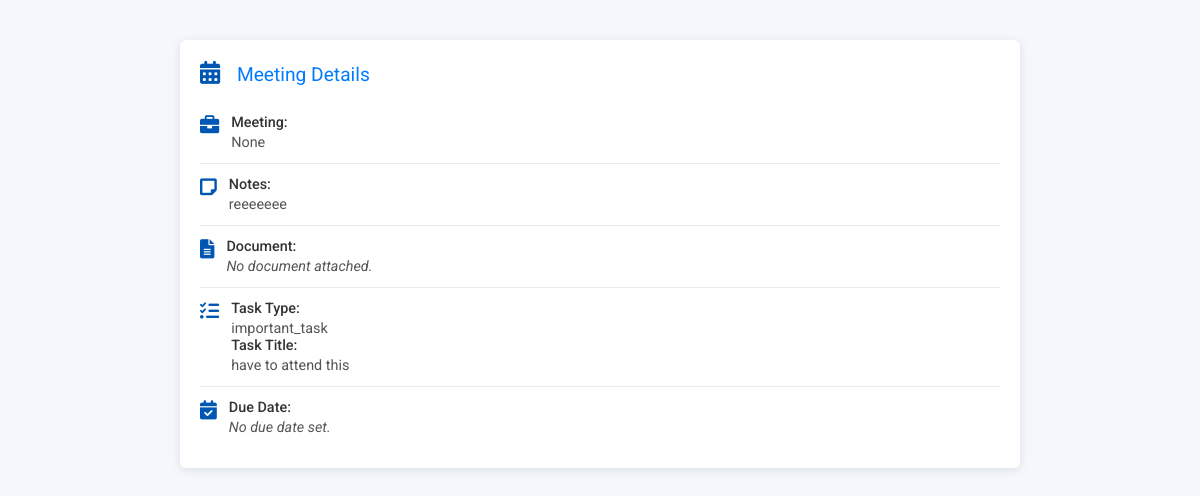
Screenshot of /meet/detail/1/ with the database file from the repository.
### meet/models.py (models this page shows)
class Docs(models.Model):
    meeting=models.ForeignKey(Meeting, null=True,on_delete=models.SET_NULL,related_name='docs')
    user=models.ForeignKey(User, null=True,on_delete=models.SET_NULL)
    notes=models.TextField(blank=True)
    documents=models.FileField(upload_to='mmeting_docs', blank=True)
    task=models.CharField(max_length=1000,null=True, blank=True)
    task_title=models.CharField(max_length=100, null=True, blank=True)
    due_date = models.DateTimeField(null=True, blank=True)

### meet/views.py (the view)
# urls.py: path('detail/<int:pk>/', detail_stuff_view, name='detail'),
def detail_stuff_view(request,pk):
    stuff=get_object_or_404(Docs, pk=pk)
    return render(request,'task/detail_tuff.html',{'stuff':stuff})

### meet/templates/task/detail_tuff.html (shortened to what this page needs)
<!DOCTYPE html>
<html lang="en">
<head>
  <link rel="stylesheet" href="https://cdnjs.cloudflare.com/ajax/libs/font-awesome/6.0.0-beta3/css/all.min.css">
</head>
<body>
<div class="container">
  <div class="header">
    <span class="icon"><i class="fas fa-calendar-alt"></i></span>
    Meeting Details
  </div>
  <div class="detail-item">
    <span class="icon"><i class="fas fa-briefcase"></i></span>
    <div class="content">
      <strong>Meeting:</strong>
      <p>{{ stuff.meeting }}</p>
    </div>
  </div>
  <div class="detail-item">
    <span class="icon"><i class="fas fa-sticky-note"></i></span>
    <div class="content">
      <strong>Notes:</strong>
      {% if stuff.notes %}
        <p>{{ stuff.notes }}</p>
      {% else %}
        <p class="no-content">No notes attached.</p>
      {% endif %}
    </div>
  </div>
  <div class="detail-item">
    <span class="icon"><i class="fas fa-file-alt"></i></span>
    <div class="content">
      <strong>Document:</strong>
      {% if stuff.documents %}
        <a href="{{ stuff.documents.url }}" target="_blank">View Document</a>
      {% else %}
        <p class="no-content">No document attached.</p>
      {% endif %}
    </div>
  </div>
  <div class="detail-item">
    <span class="icon"><i class="fas fa-tasks"></i></span>
    <div class="content">
      <strong>Task Type:</strong>
      {% if stuff.task %}
        <p>{{ stuff.task }}</p>
      {% else %}
        <p class="no-content">No task type specified.</p>
      {% endif %}
      {% if stuff.task_title %}
        <p><strong>Task Title:</strong> {{ stuff.task_title }}</p>
      {% endif %}
    </div>
  </div>
  <div class="detail-item">
    <span class="icon"><i class="fas fa-calendar-check"></i></span>
    <div class="content">
      <strong>Due Date:</strong>
      {% if stuff.due_date %}
        <p>{{ stuff.due_date }}</p>
      {% else %}
        <p class="no-content">No due date set.</p>
      {% endif %}
    </div>
  </div>
</div>
</body>
</html>

### meet/templates/task/detail_tuff.html (style rules this page uses)
body { font-family: 'Roboto', sans-serif; background-color: #f4f7fc; color: #333; margin: 0; display: flex; justify-content: center; align-items: flex-start; height: 100vh; padding: 20px; }
.container { background: #ffffff; border-radius: 6px; box-shadow: 0 2px 10px rgba(0, 0, 0, 0.1); max-width: 800px; width: 100%; padding: 20px; margin: 20px; }
.header { text-align: left; margin-bottom: 15px; font-size: 1.2em; color: #007bff; }
.detail-item { display: flex; align-items: flex-start; padding: 12px 0; border-bottom: 1px solid #eaeaea; }
.detail-item:last-child { border-bottom: none; }
.icon { font-size: 1.2em; color: #0056b3; margin-right: 12px; }
.content { font-size: 0.9em; }
.content strong { font-weight: 500; display: block; margin-bottom: 3px; color: #333; }
.content p { margin: 0; color: #555; }
.no-content { color: #999; font-style: italic; }

### rows the page displays
Docs: meeting "None", notes "reeeeeee", task "important_task", task_title "have to attend this"
